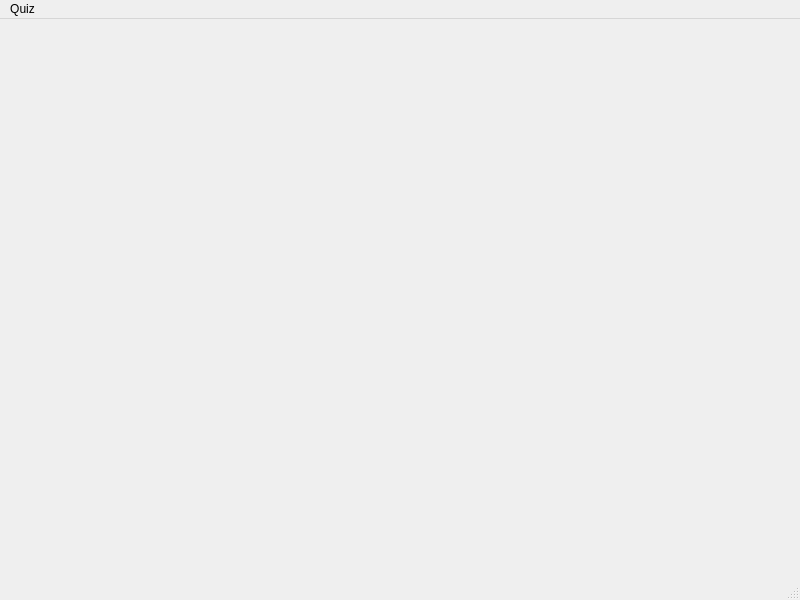
<?xml version="1.0" encoding="UTF-8"?>
<ui version="4.0">
 <class>QuizzUI</class>
 <widget class="QMainWindow" name="QuizzUI">
  <property name="geometry">
   <rect>
    <x>0</x>
    <y>0</y>
    <width>800</width>
    <height>600</height>
   </rect>
  </property>
  <property name="windowTitle">
   <string>QuizzUI</string>
  </property>
  <widget class="QWidget" name="centralwidget">
   <layout class="QVBoxLayout" name="verticalLayout">
    <item>
     <layout class="QVBoxLayout" name="categoryContainer"/>
    </item>
   </layout>
  </widget>
  <widget class="QMenuBar" name="menubar">
   <property name="geometry">
    <rect>
     <x>0</x>
     <y>0</y>
     <width>800</width>
     <height>21</height>
    </rect>
   </property>
   <widget class="QMenu" name="menuQuiz">
    <property name="title">
     <string>Quiz</string>
    </property>
    <addaction name="actionNeues_Quiz"/>
    <addaction name="actionLaden"/>
    <addaction name="actionSpeichern"/>
    <addaction name="actionSpeichern_unter"/>
    <addaction name="separator"/>
    <addaction name="actionStartenStoppen"/>
   </widget>
   <addaction name="menuQuiz"/>
  </widget>
  <widget class="QStatusBar" name="statusbar"/>
  <action name="actionLaden">
   <property name="text">
    <string>Laden</string>
   </property>
  </action>
  <action name="actionSpeichern">
   <property name="text">
    <string>Speichern</string>
   </property>
  </action>
  <action name="actionStartenStoppen">
   <property name="text">
    <string>Starten</string>
   </property>
  </action>
  <action name="actionSpeichern_unter">
   <property name="text">
    <string>Speichern unter ...</string>
   </property>
  </action>
  <action name="actionNeues_Quiz">
   <property name="text">
    <string>Neues Quiz</string>
   </property>
  </action>
 </widget>
 <resources/>
 <connections/>
</ui>
